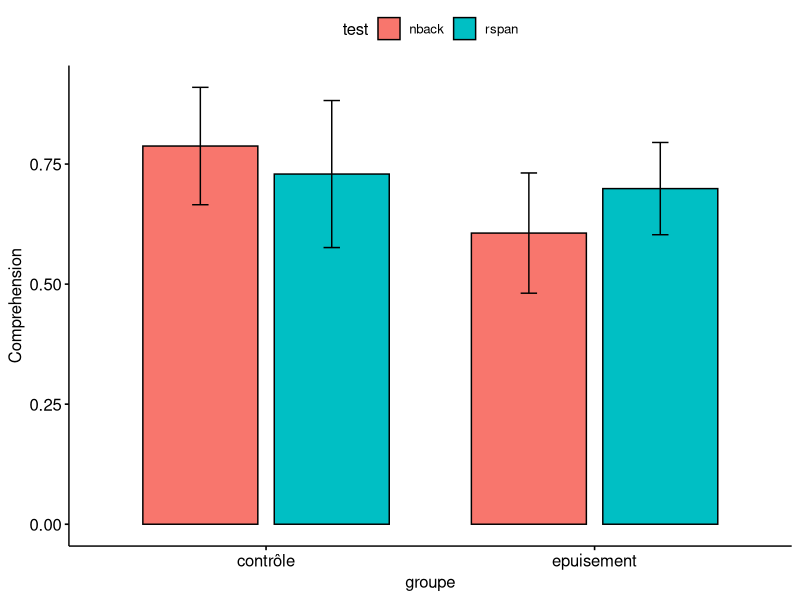
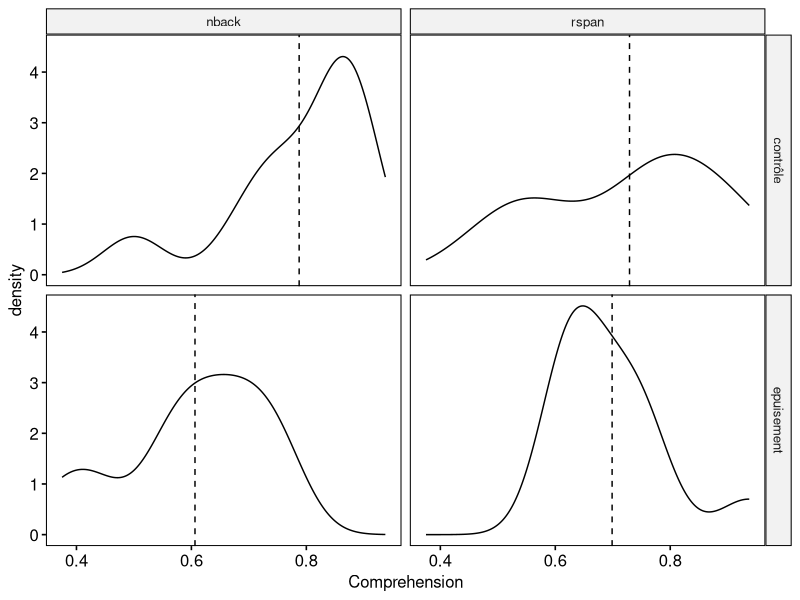
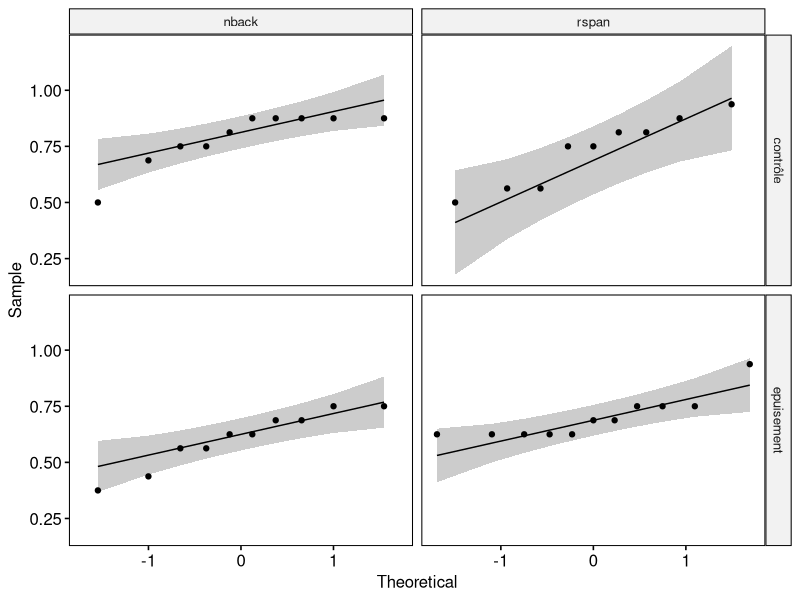
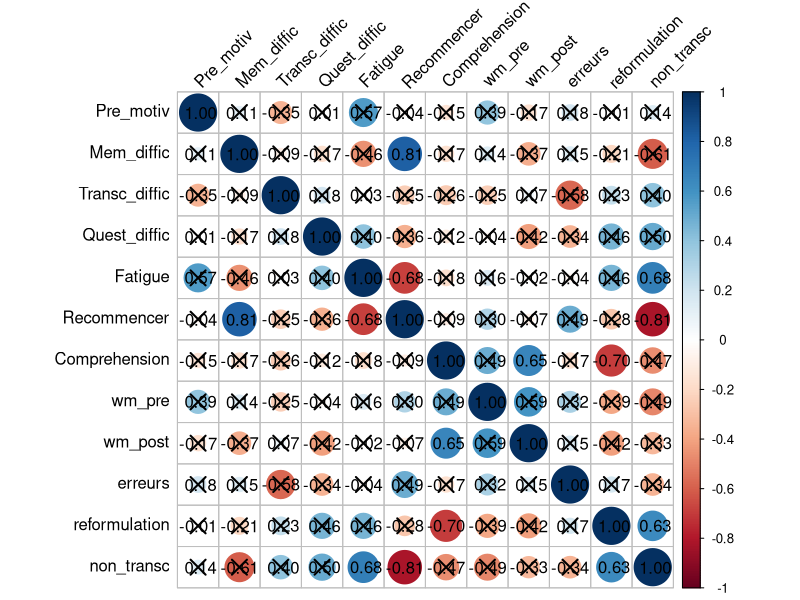
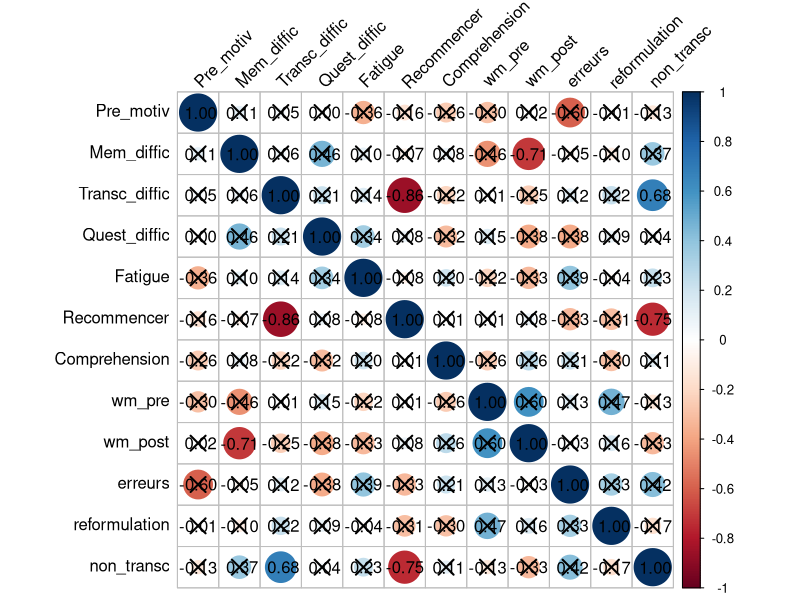
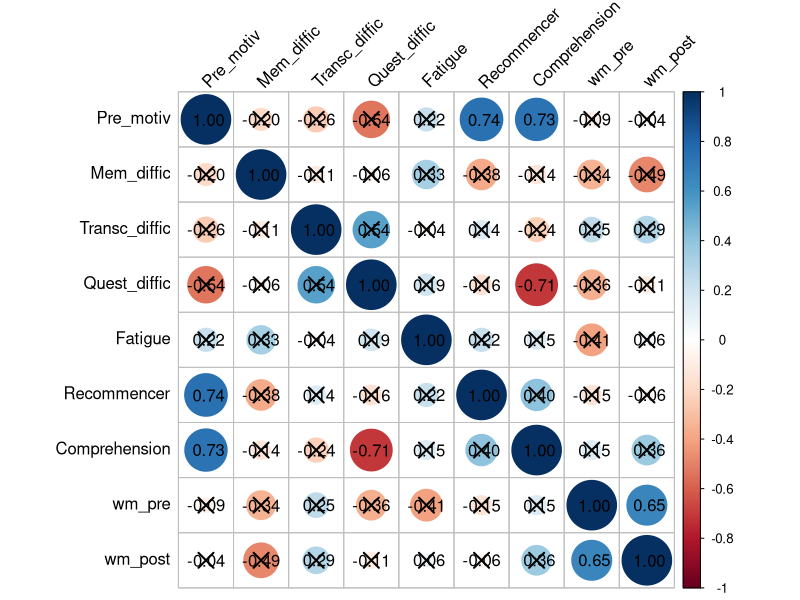
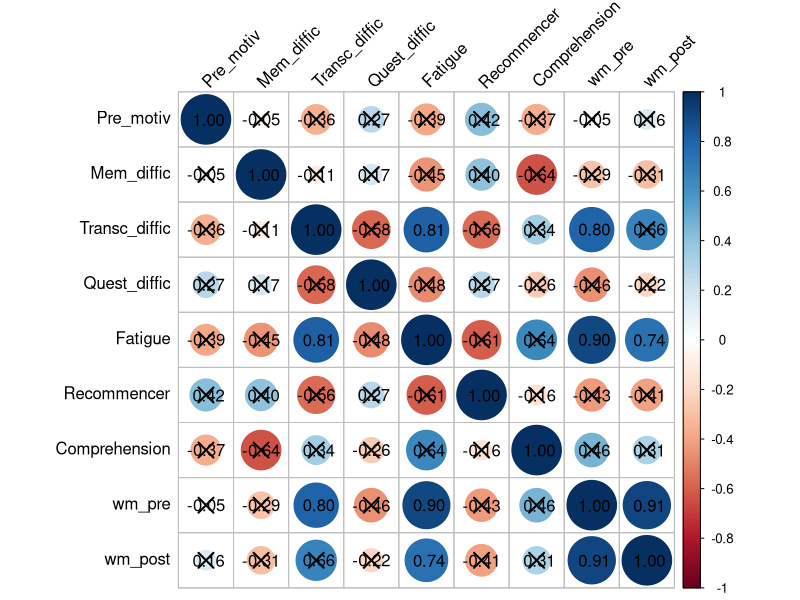

Recreate these plots in R, in order.
## ---- chunk 1
library(tidyverse)
library(ggpubr)
library(rstatix)

ques <- read.csv2("data/recap.csv", sep = ",", fileEncoding="UTF-8-BOM")
ques <- ques %>%
  filter(id_subject != "4") %>%
  select(-id_subject, -back_1_level, -back_2_level)

ques$id_sujet <- as.factor(ques$id_sujet)
ques$groupe <- as.factor(ques$groupe)
ques$Comprehension <- as.numeric(ques$Comprehension)
ques$wm_pre <- as.numeric(ques$wm_pre)
ques$wm_post <- as.numeric(ques$wm_post)

## ---- chunk 2
ques %>%
  group_by(groupe, test) %>%
  get_summary_stats(Comprehension, type = "mean_sd")
## ---- chunk 3
p_comp <- ggbarplot(ques, x = "groupe", y = "Comprehension", fill = "test", add = "mean_sd", position = position_dodge(0.8))

p_comp
## ---- chunk 4

ggdensity(ques, x = "Comprehension", facet.by = c("groupe", "test"), add = "mean")

## ---- chunk 5

ggqqplot(ques, x = "Comprehension", facet.by = c("groupe", "test"))

## ---- chunk 6
ques %>%
  group_by(groupe, test) %>%
  shapiro_test(Comprehension)
## ---- chunk 7
ques %>%
  anova_test(Comprehension ~ groupe*test)
## ---- chunk 8
ques %>%
  group_by(test) %>%
  anova_test(Comprehension ~ groupe)
## ---- chunk 9
ques %>%
  tukey_hsd(Comprehension ~ groupe*test)
## ---- chunk 10
ques %>%
  filter(groupe == "epuisement") %>%
  filter(test == "nback") %>%
  cor_mat(Pre_motiv, Mem_diffic, Transc_diffic, Quest_diffic, Fatigue, Recommencer, Comprehension, wm_pre, wm_post, erreurs, reformulation, non_transc) %>%
  cor_plot(label = T)
## ---- chunk 11
ques %>%
  filter(groupe == "epuisement") %>%
  filter(test == "rspan") %>%
  cor_mat(Pre_motiv, Mem_diffic, Transc_diffic, Quest_diffic, Fatigue, Recommencer, Comprehension, wm_pre, wm_post, erreurs, reformulation, non_transc) %>%
  cor_plot(label = T)
## ---- chunk 12
ques %>%
  filter(groupe == "contrôle") %>%
  filter(test == "nback") %>%
  cor_mat(Pre_motiv, Mem_diffic, Transc_diffic, Quest_diffic, Fatigue, Recommencer, Comprehension, wm_pre, wm_post) %>%
  cor_plot(label = T)
## ---- chunk 13
ques %>%
  filter(groupe == "contrôle") %>%
  filter(test == "rspan") %>%
  cor_mat(Pre_motiv, Mem_diffic, Transc_diffic, Quest_diffic, Fatigue, Recommencer, Comprehension, wm_pre, wm_post) %>%
  cor_plot(label = T)
